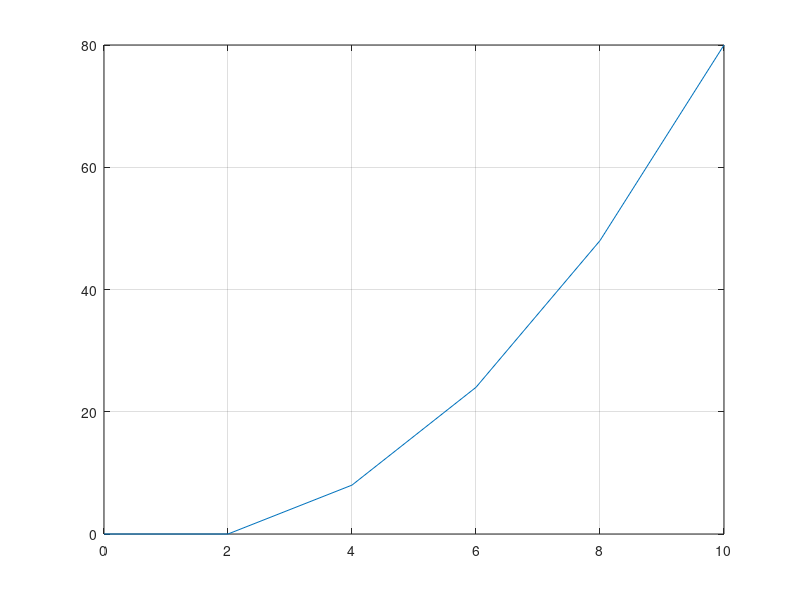

Write MATLAB code to recreate this figure.
%% y = x^2

h = 2;
x = 0:h:10;
y = zeros(size(x));
y(1) = 0;
n = numel(y);

for i=1:n-1
    f = 2 * x(i);
    y(i+1) = y(i) + h * f;
end

plot(x,y); grid on